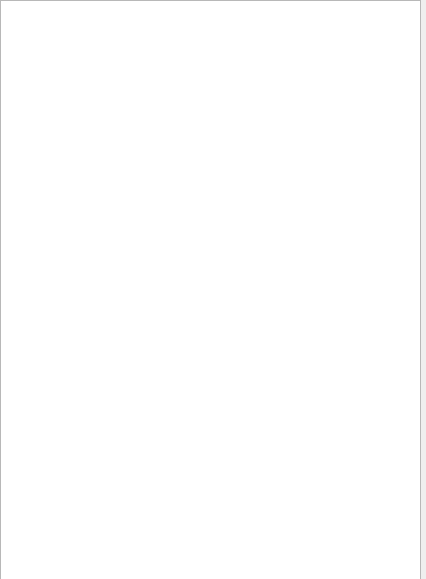
<?xml version="1.0" encoding="UTF-8"?>
<ui version="4.0">
 <class>Widget</class>
 <widget class="QWidget" name="Widget">
  <property name="geometry">
   <rect>
    <x>0</x>
    <y>0</y>
    <width>426</width>
    <height>579</height>
   </rect>
  </property>
  <property name="windowTitle">
   <string>Widget</string>
  </property>
  <widget class="QGraphicsView" name="graphicsView">
   <property name="geometry">
    <rect>
     <x>0</x>
     <y>0</y>
     <width>421</width>
     <height>581</height>
    </rect>
   </property>
  </widget>
 </widget>
 <resources/>
 <connections/>
</ui>
